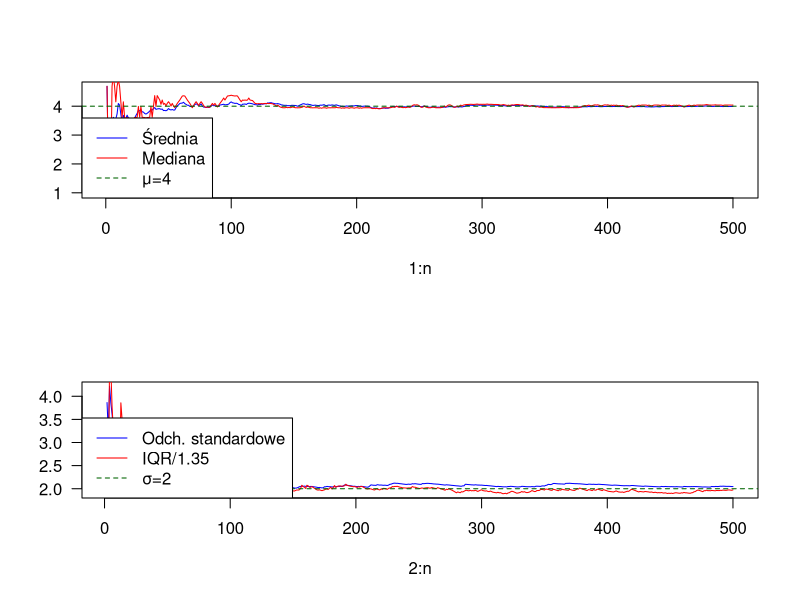

Recreate this plot in R.
rm(list = ls())

par(mfrow=c(2,1))

n = 500
mi = 4
sigma = 2
y = rnorm(n, mean=mi, sd=sigma)

mean_y = numeric(n)
median_y = numeric(n)
sd_y = numeric(n)
iqr_y = numeric(n)

for (i in 1:n) 
{
  x = y[1:i]
  mean_y[i] = mean(x)
  median_y[i] = median(x)
  sd_y[i] = sd(x)
  iqr_y[i] = IQR(x)/1.35
}
# sd_y[1] and iqr_y[1] shall contain nonsense

plot(1:n, mean_y, type = "l", col = "blue", ylab=" ", las=1)
lines(1:n, median_y, col = "red")
abline(h = mi, col = "darkgreen", lty = 2)
legend("bottomleft", legend = c("Średnia", "Mediana", "μ=4"),
       col = c("blue", "red", "darkgreen"), lty = c(1,1,2))

plot(2:n, sd_y[2:n], type = "l", col = "blue", ylab=" ", las=1)
lines(2:n, iqr_y[2:n], col = "red")
abline(h = sigma, col = "darkgreen", lty = 2)
legend("bottomleft", legend = c("Odch. standardowe", "IQR/1.35", "σ=2"),
       col = c("blue", "red", "darkgreen"), lty = c(1,1,2))
